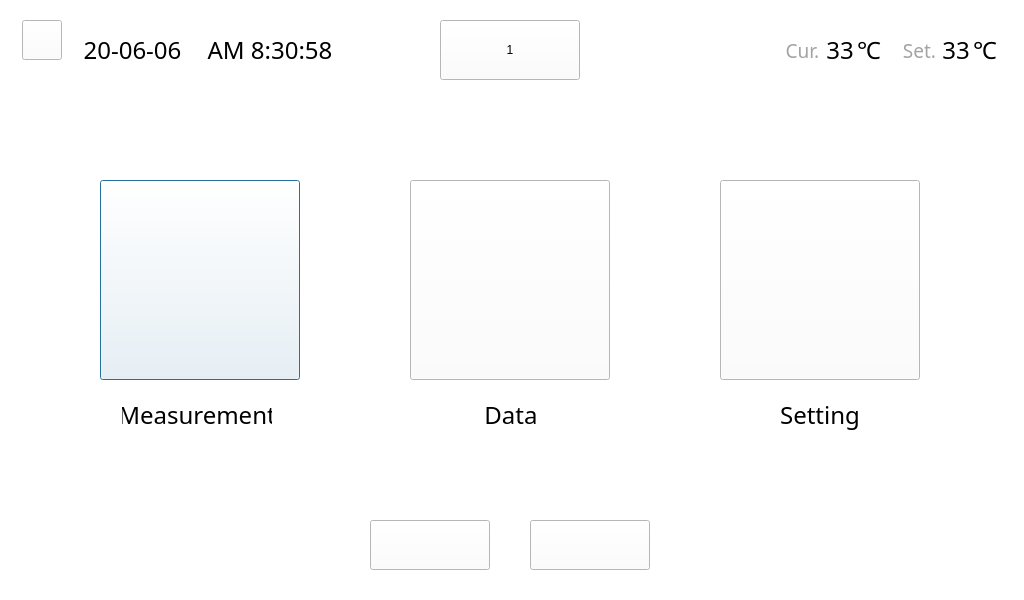
<?xml version="1.0" encoding="UTF-8"?>
<ui version="4.0">
 <class>Dialog</class>
 <widget class="QDialog" name="Dialog">
  <property name="geometry">
   <rect>
    <x>0</x>
    <y>0</y>
    <width>1024</width>
    <height>600</height>
   </rect>
  </property>
  <property name="windowTitle">
   <string>Dialog</string>
  </property>
  <property name="styleSheet">
   <string notr="true">background-color: rgb(255, 255, 255);</string>
  </property>
  <widget class="QLabel" name="QLabel_Measurement">
   <property name="geometry">
    <rect>
     <x>122</x>
     <y>400</y>
     <width>150</width>
     <height>30</height>
    </rect>
   </property>
   <property name="font">
    <font>
     <family>NanumSquare</family>
     <pointsize>18</pointsize>
     <weight>50</weight>
     <bold>false</bold>
    </font>
   </property>
   <property name="styleSheet">
    <string notr="true">border-image: url(:/Icon/Text_measurement.png);</string>
   </property>
   <property name="text">
    <string>Measurement</string>
   </property>
   <property name="alignment">
    <set>Qt::AlignCenter</set>
   </property>
  </widget>
  <widget class="QPushButton" name="Button_Measurement">
   <property name="geometry">
    <rect>
     <x>100</x>
     <y>180</y>
     <width>200</width>
     <height>200</height>
    </rect>
   </property>
   <property name="styleSheet">
    <string notr="true">QPushButton {
	border-image: url(:/Icon/measurement.png);
}

QPushButton:pressed {
	border-image: url(:/Icon/measurement_pressed.png);
}



</string>
   </property>
   <property name="text">
    <string/>
   </property>
  </widget>
  <widget class="QPushButton" name="Button_Data">
   <property name="geometry">
    <rect>
     <x>410</x>
     <y>180</y>
     <width>200</width>
     <height>200</height>
    </rect>
   </property>
   <property name="styleSheet">
    <string notr="true">QPushButton {
	border-image: url(:/Icon/data.png);
}

QPushButton:pressed {
	border-image: url(:/Icon/data_pressed.png);
}



</string>
   </property>
   <property name="text">
    <string/>
   </property>
  </widget>
  <widget class="QPushButton" name="Button_Setting">
   <property name="geometry">
    <rect>
     <x>720</x>
     <y>180</y>
     <width>200</width>
     <height>200</height>
    </rect>
   </property>
   <property name="styleSheet">
    <string notr="true">QPushButton {
	border-image: url(:/Icon/setting.png);
}

QPushButton:pressed {
	border-image: url(:/Icon/setting_pressed.png);
}



</string>
   </property>
   <property name="text">
    <string/>
   </property>
  </widget>
  <widget class="QPushButton" name="Button_Shutdown">
   <property name="geometry">
    <rect>
     <x>370</x>
     <y>520</y>
     <width>120</width>
     <height>50</height>
    </rect>
   </property>
   <property name="styleSheet">
    <string notr="true">QPushButton {
	border-image: url(:/Icon/Shutdown.png);
}

QPushButton:pressed {
	border-image: url(:/Icon/Shutdown_pressed.png);
}

</string>
   </property>
   <property name="text">
    <string/>
   </property>
  </widget>
  <widget class="QPushButton" name="Button_Reset">
   <property name="geometry">
    <rect>
     <x>530</x>
     <y>520</y>
     <width>120</width>
     <height>50</height>
    </rect>
   </property>
   <property name="styleSheet">
    <string notr="true">QPushButton {
	border-image: url(:/Icon/back_icon.png);
}

QPushButton:pressed {
	border-image: url(:/Icon/back_pressed.png);
}



</string>
   </property>
   <property name="text">
    <string/>
   </property>
  </widget>
  <widget class="QPushButton" name="Button_EasterEgg">
   <property name="geometry">
    <rect>
     <x>440</x>
     <y>20</y>
     <width>140</width>
     <height>60</height>
    </rect>
   </property>
   <property name="styleSheet">
    <string notr="true">border-image: url(:/Icon/logo.png);
font: 1pt &quot;Ubuntu&quot;;


</string>
   </property>
   <property name="text">
    <string>1</string>
   </property>
  </widget>
  <widget class="QLabel" name="Label_mini">
   <property name="geometry">
    <rect>
     <x>550</x>
     <y>330</y>
     <width>1</width>
     <height>1</height>
    </rect>
   </property>
   <property name="text">
    <string/>
   </property>
  </widget>
  <widget class="QPushButton" name="Button_Backspace">
   <property name="geometry">
    <rect>
     <x>22</x>
     <y>20</y>
     <width>40</width>
     <height>40</height>
    </rect>
   </property>
   <property name="styleSheet">
    <string notr="true">QPushButton {
	border-image: url(:/Icon/backspace.png);
}

QPushButton:pressed {
	border-image: url(:/Icon/backspace_pressed.png);
}</string>
   </property>
   <property name="text">
    <string/>
   </property>
  </widget>
  <widget class="QLabel" name="Label_date">
   <property name="geometry">
    <rect>
     <x>72</x>
     <y>35</y>
     <width>121</width>
     <height>30</height>
    </rect>
   </property>
   <property name="font">
    <font>
     <family>NanumSquare</family>
     <pointsize>18</pointsize>
    </font>
   </property>
   <property name="text">
    <string>20-06-06</string>
   </property>
   <property name="alignment">
    <set>Qt::AlignCenter</set>
   </property>
  </widget>
  <widget class="QLabel" name="Label_time">
   <property name="geometry">
    <rect>
     <x>190</x>
     <y>35</y>
     <width>160</width>
     <height>30</height>
    </rect>
   </property>
   <property name="sizePolicy">
    <sizepolicy hsizetype="Preferred" vsizetype="MinimumExpanding">
     <horstretch>0</horstretch>
     <verstretch>0</verstretch>
    </sizepolicy>
   </property>
   <property name="font">
    <font>
     <family>NanumSquare</family>
     <pointsize>18</pointsize>
    </font>
   </property>
   <property name="text">
    <string>AM 8:30:58</string>
   </property>
   <property name="alignment">
    <set>Qt::AlignCenter</set>
   </property>
  </widget>
  <widget class="QLabel" name="Label_USB">
   <property name="geometry">
    <rect>
     <x>680</x>
     <y>20</y>
     <width>30</width>
     <height>50</height>
    </rect>
   </property>
   <property name="styleSheet">
    <string notr="true"/>
   </property>
   <property name="text">
    <string/>
   </property>
  </widget>
  <widget class="QLabel" name="label">
   <property name="geometry">
    <rect>
     <x>970</x>
     <y>40</y>
     <width>30</width>
     <height>20</height>
    </rect>
   </property>
   <property name="font">
    <font>
     <family>NanumSquare</family>
     <pointsize>18</pointsize>
    </font>
   </property>
   <property name="text">
    <string>℃</string>
   </property>
   <property name="alignment">
    <set>Qt::AlignCenter</set>
   </property>
  </widget>
  <widget class="QLabel" name="Label_temp3">
   <property name="geometry">
    <rect>
     <x>941</x>
     <y>40</y>
     <width>30</width>
     <height>20</height>
    </rect>
   </property>
   <property name="font">
    <font>
     <family>NanumSquare</family>
     <pointsize>18</pointsize>
    </font>
   </property>
   <property name="text">
    <string>33</string>
   </property>
   <property name="alignment">
    <set>Qt::AlignCenter</set>
   </property>
  </widget>
  <widget class="QLabel" name="Label_temp1">
   <property name="geometry">
    <rect>
     <x>825</x>
     <y>40</y>
     <width>30</width>
     <height>20</height>
    </rect>
   </property>
   <property name="font">
    <font>
     <family>NanumSquare</family>
     <pointsize>18</pointsize>
    </font>
   </property>
   <property name="text">
    <string>33</string>
   </property>
   <property name="alignment">
    <set>Qt::AlignCenter</set>
   </property>
  </widget>
  <widget class="QLabel" name="label_2">
   <property name="geometry">
    <rect>
     <x>854</x>
     <y>40</y>
     <width>30</width>
     <height>20</height>
    </rect>
   </property>
   <property name="font">
    <font>
     <family>NanumSquare</family>
     <pointsize>18</pointsize>
    </font>
   </property>
   <property name="text">
    <string>℃</string>
   </property>
   <property name="alignment">
    <set>Qt::AlignCenter</set>
   </property>
  </widget>
  <widget class="QLabel" name="Label_temp3_2">
   <property name="geometry">
    <rect>
     <x>782</x>
     <y>40</y>
     <width>41</width>
     <height>20</height>
    </rect>
   </property>
   <property name="font">
    <font>
     <family>Nanum square</family>
     <pointsize>14</pointsize>
     <weight>9</weight>
     <italic>false</italic>
     <bold>false</bold>
    </font>
   </property>
   <property name="styleSheet">
    <string notr="true">font: 75 14pt &quot;Nanum square&quot;;
color: #a3a3a3;</string>
   </property>
   <property name="text">
    <string>Cur.</string>
   </property>
   <property name="alignment">
    <set>Qt::AlignCenter</set>
   </property>
  </widget>
  <widget class="QLabel" name="Label_temp3_3">
   <property name="geometry">
    <rect>
     <x>899</x>
     <y>40</y>
     <width>41</width>
     <height>20</height>
    </rect>
   </property>
   <property name="font">
    <font>
     <family>Nanum square</family>
     <pointsize>14</pointsize>
     <weight>9</weight>
     <italic>false</italic>
     <bold>false</bold>
    </font>
   </property>
   <property name="styleSheet">
    <string notr="true">font: 75 14pt &quot;Nanum square&quot;;
color: #a3a3a3;</string>
   </property>
   <property name="text">
    <string>Set.</string>
   </property>
   <property name="alignment">
    <set>Qt::AlignCenter</set>
   </property>
  </widget>
  <widget class="QLabel" name="QLabel_Measurement_2">
   <property name="geometry">
    <rect>
     <x>436</x>
     <y>400</y>
     <width>150</width>
     <height>30</height>
    </rect>
   </property>
   <property name="font">
    <font>
     <family>NanumSquare</family>
     <pointsize>18</pointsize>
     <weight>50</weight>
     <bold>false</bold>
    </font>
   </property>
   <property name="styleSheet">
    <string notr="true">border-image: url(:/Icon/Text_measurement.png);</string>
   </property>
   <property name="text">
    <string>Data</string>
   </property>
   <property name="alignment">
    <set>Qt::AlignCenter</set>
   </property>
  </widget>
  <widget class="QLabel" name="QLabel_Measurement_3">
   <property name="geometry">
    <rect>
     <x>745</x>
     <y>400</y>
     <width>150</width>
     <height>30</height>
    </rect>
   </property>
   <property name="font">
    <font>
     <family>NanumSquare</family>
     <pointsize>18</pointsize>
     <weight>50</weight>
     <bold>false</bold>
    </font>
   </property>
   <property name="styleSheet">
    <string notr="true">border-image: url(:/Icon/Text_measurement.png);</string>
   </property>
   <property name="text">
    <string>Setting</string>
   </property>
   <property name="alignment">
    <set>Qt::AlignCenter</set>
   </property>
  </widget>
  <widget class="QLabel" name="Label_USB_2">
   <property name="geometry">
    <rect>
     <x>732</x>
     <y>20</y>
     <width>30</width>
     <height>50</height>
    </rect>
   </property>
   <property name="styleSheet">
    <string notr="true">image: url(:/Icon/temperature2.png);</string>
   </property>
   <property name="text">
    <string/>
   </property>
  </widget>
 </widget>
 <resources>
  <include location="Icon/Icon.qrc"/>
 </resources>
 <connections/>
</ui>
